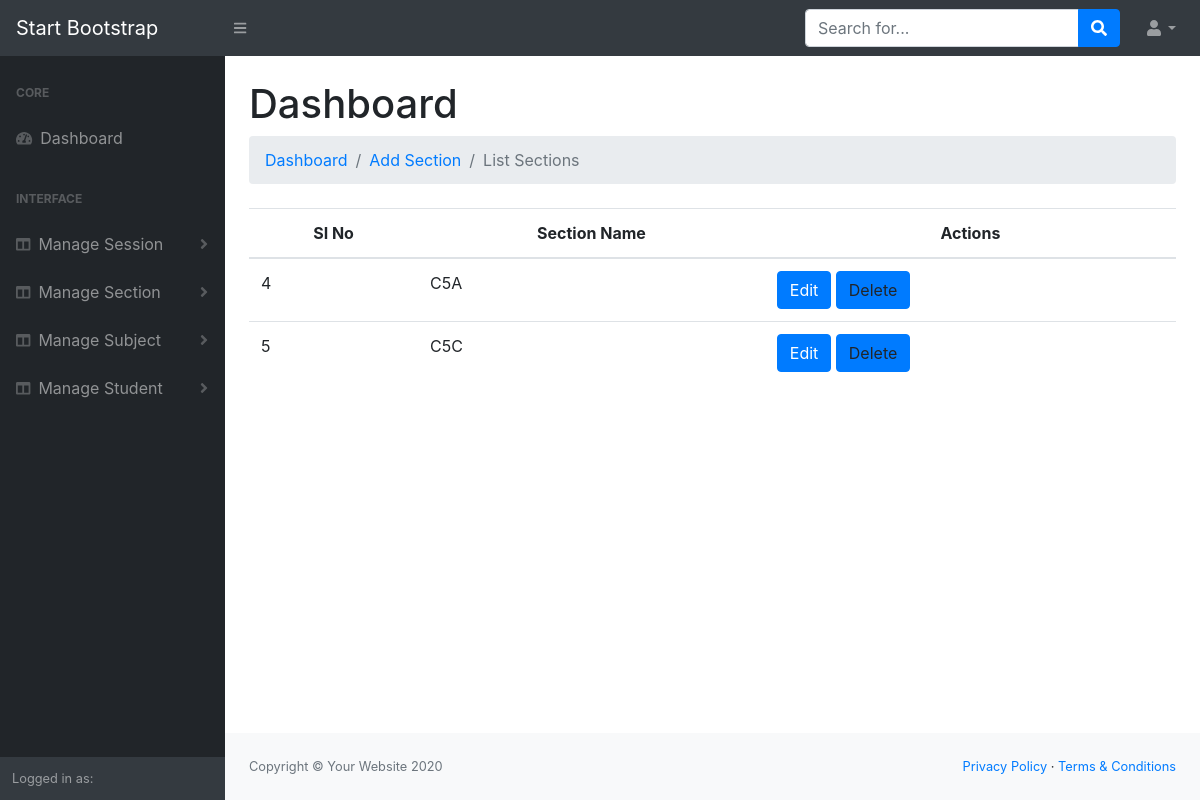
/listAllSection.php, run on the app's committed database.
### tables this page shows
CREATE TABLE `section` (
  `id` int(11) NOT NULL,
  `section` varchar(255) NOT NULL
);

### listAllSection.php (the view, shortened to what this page needs)
<?php include'header.php';
      include 'connection.php';
?>
    <div id="layoutSidenav_content">
        <main>
            <div class="container-fluid">
                <h1 class="mt-4">Dashboard</h1>
                <ol class="breadcrumb mb-4">
                    <li class="breadcrumb-item"><a href="index.php">Dashboard</a></li>
                    <li class="breadcrumb-item "><a href="addSection.php"> Add Section</a> </li>
                    <li class="breadcrumb-item active">List Sections</li>
                </ol>
                <div class="row">
                    <div class="col-md-12">
                         <table class="table">
                            <thead align="center">
                               <th>SI No</th>
                               <th>Section Name</th>
                               <th>Actions</th>
                            </thead>
                            <tbody>
                             <?php
                    $str="SELECT * FROM section";
                    $results = mysqli_query($con,$str);
                    while($row = mysqli_fetch_array($results)){?>
                        <tr>
                            <td><?php echo $row['id']?></td>
                            <td><?php echo $row['section']?></td>
                            <td>
                                <a class="btn btn-primary" href="editSection.php?id=<?php echo $row['id']?>">Edit</a>
                                <a class="btn btn-primary" data-toggle="modal" data-target="#myModal<?php echo $row['id']?>">Delete</a>
                            </td>
                        </tr>
                        <?php } ?>
                            </tbody>
                </table>
            </div>
        </div>
            </div>
        </main>
 <?php include'footer.php'?>

### data on the page
section: id "4", section "C5A"
section: id "5", section "C5C"
